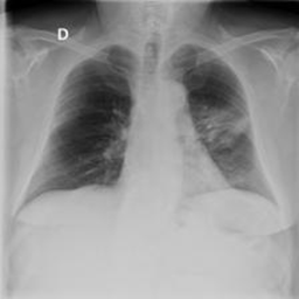
#> input picture Code/TestData/COVID/COVID-1042.png, 299 x 299 px, found by its file name; its folder holds 4 pictures in this run
$ python Augment.py   (older library calls are emulated)
#> lines starting #> are read from the running program, lines starting #| are printed output that depends on the picture; pictures that were not available may be replaced by others from this repository, and a replacement may not be noted

#####################################################################
# DESCRIPTION: This program is used to allocate a 10% Test data     #
#              as well as augment and over/under sample minority and#
#              majority classes in the training data respectively    #
#####################################################################


import numpy as np
import os
import matplotlib.pyplot as plt
import random
import cv2

random.seed(13)     # so that our Test Data is the same
test_pct = 0.1      # set this equal to the percentage you want your test data to be. Default 10%.

# Location of the data files
data_folder = "FinalProject/COVID-19_Radiography_Dataset/TrainData"
covid_data = data_folder + "/COVID/"
lung_data = data_folder + "/Lung_Opacity/"
norm_data = data_folder + "/Normal/"
viral_data = data_folder + "/Viral Pneumonia/"

#Test
test_data = "FinalProject/COVID-19_Radiography_Dataset/TestData"
covid_test = test_data + "/COVID/"
lung_test = test_data + "/Lung_Opacity/"
norm_test = test_data + "/Normal/"
viral_test = test_data + "/Viral Pneumonia/"

print(' Number of Viral data:', len(os.listdir(viral_data)))
print(' Number of Covid data:', len(os.listdir(covid_data)))
print(' Number of Normal data:', len(os.listdir(norm_data)))
print(' Number of Lung data:', len(os.listdir(lung_data)))

# Drawing a random sample of 10% of the data in each folder
cov_l = random.sample(os.listdir(covid_data), np.int(np.floor(len(os.listdir(covid_data)) * test_pct)))
lung_l = random.sample(os.listdir(lung_data), np.int(np.floor(len(os.listdir(lung_data)) * test_pct)))
nom_l = random.sample(os.listdir(norm_data), np.int(np.floor(len(os.listdir(norm_data)) * test_pct)))
viral_l = random.sample(os.listdir(viral_data), np.int(np.floor(len(os.listdir(viral_data)) * test_pct)))

#Moving the files from their respective folder to TestData folder
for l in cov_l:
    os.rename(covid_data + l, covid_test + l)
for l in lung_l:
    os.rename(lung_data + l, lung_test + l)
for l in nom_l:
    os.rename(norm_data + l, norm_test + l)
for l in viral_l:
    os.rename(viral_data + l, viral_test + l)

print(' Number of Viral data:', len(os.listdir(viral_data)))
print(' Number of Covid data:', len(os.listdir(covid_data)))
print(' Number of Normal data:', len(os.listdir(norm_data)))
print(' Number of Lung data:', len(os.listdir(lung_data)))


########## Augmenting and Oversampling Undersampling Images #####

# Oversample Viral and COVID classes
AUG_DIR = 'FinalProject/COVID-19_Radiography_Dataset/Augs/'
listc = os.listdir(covid_data)
for i in range(0,3258,8):
    img = cv2.imread(covid_data + listc[i])
#> img is the input picture: shape (299, 299, 3); min 0, max 242, mean 147.8
    cv2.imwrite(covid_data + 'augfh' + str(i) + '.png', cv2.flip(img, 1))
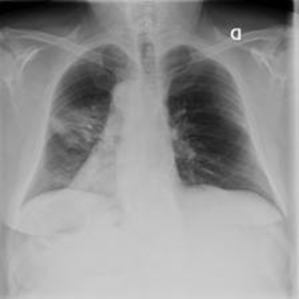
#> saved as augfh0.png: shape (299, 299, 3); min 0, max 242, mean 147.8
    cv2.imwrite(covid_data + 'augfv' + str(i) + '.png', cv2.flip(img, 0))
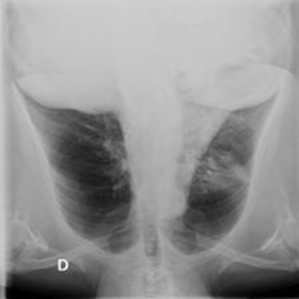
#> saved as augfv0.png: shape (299, 299, 3); min 0, max 242, mean 147.8
    cv2.imwrite(covid_data + 'augrt' + str(i) + '.png', cv2.rotate(img, cv2.ROTATE_90_CLOCKWISE))
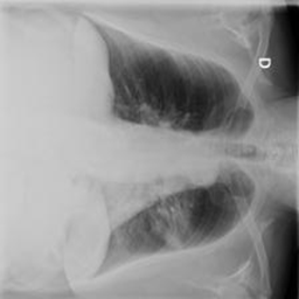
#> saved as augrt0.png: shape (299, 299, 3); min 0, max 242, mean 147.8
    cv2.imwrite(covid_data + 'augrt' + str(i) + '.png', cv2.rotate(img, cv2.ROTATE_90_COUNTERCLOCKWISE))
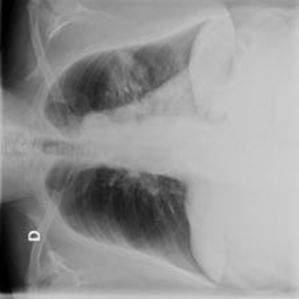
#> saved as augrt0.png: shape (299, 299, 3); min 0, max 242, mean 147.8
#> (the run stopped early here; a loop or call above may not have finished)
